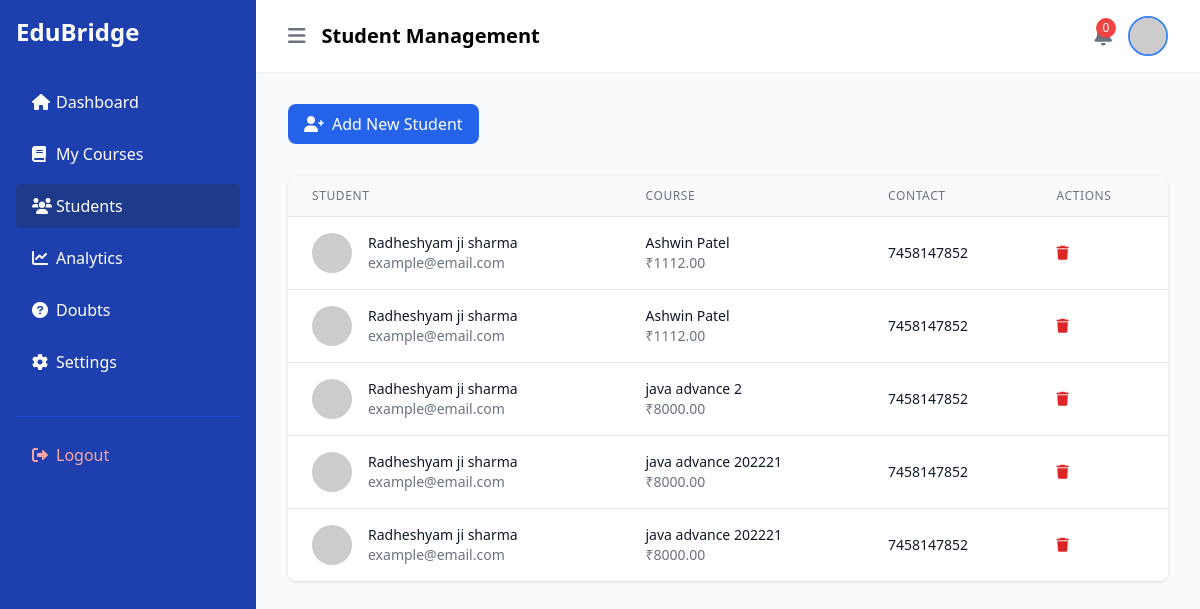
Page /teacher/teacher/students/ (signed in) on the committed database.
### Teacher/models.py (models this page shows, shortened)
class Student(models.Model):
    name = models.CharField(max_length=100)
    email = models.EmailField()
    phone = models.CharField(max_length=15)
    course = models.ForeignKey(Course, on_delete=models.CASCADE)
    teacher = models.ForeignKey(TeacherSignup, on_delete=models.CASCADE)
    created_at = models.DateTimeField(auto_now_add=True)

class Course(models.Model):
    teacher = models.ForeignKey(TeacherSignup, on_delete=models.CASCADE, related_name='courses')
    name = models.CharField(max_length=200)
    description = models.TextField()
    price = models.DecimalField(max_digits=10, decimal_places=2)
    created_at = models.DateTimeField(auto_now_add=True)

### Teacher/views.py (the view)
# urls.py: path('teacher/students/', views.student_management, name='student_management'),
@login_required
def student_management(request):
    try:
        teacher = request.user.teacher
        students = Student.objects.filter(course__teacher=teacher).order_by('-created_at')
        courses = Course.objects.filter(teacher=teacher)
        context = {
            'students': students,
            'courses': courses,
        }
        return render(request, 'Teacher/student_management.html', context)
    except TeacherSignup.DoesNotExist:
        messages.error(request, 'Teacher profile not found. Please complete your registration.')
        return redirect('teacher_signup')

### Teacher/templates/Teacher/student_management.html (shortened to what this page needs)
<!DOCTYPE html>
<html lang="en">
<head>
    <script src="https://cdn.tailwindcss.com"></script>
    <link href="https://cdnjs.cloudflare.com/ajax/libs/font-awesome/6.0.0/css/all.min.css" rel="stylesheet">
</head>
<body class="bg-gray-50">
    <div class="flex h-screen">
        <div class="w-64 bg-blue-800 text-white">
            <div class="p-4">
                <div class="text-2xl font-bold mb-8">EduBridge</div>
                <nav class="space-y-2">
                    <a href="{% url 'teacher_dashboard' %}"
                       class="flex items-center py-2.5 px-4 rounded transition duration-200 {% if request.resolver_match.url_name == 'teacher_dashboard' %}bg-blue-900{% else %}hover:bg-blue-700{% endif %}">
                        <i class="fas fa-home w-6"></i>
                        <span>Dashboard</span>
                    </a>
                    <a href="{% url 'course_listing' %}"
                       class="flex items-center py-2.5 px-4 rounded transition duration-200 {% if request.resolver_match.url_name == 'course_listing' %}bg-blue-900{% else %}hover:bg-blue-700{% endif %}">
                        <i class="fas fa-book w-6"></i>
                        <span>My Courses</span>
                    </a>
                    <a href="{% url 'student_management' %}"
                       class="flex items-center py-2.5 px-4 rounded transition duration-200 {% if request.resolver_match.url_name == 'student_management' %}bg-blue-900{% else %}hover:bg-blue-700{% endif %}">
                        <i class="fas fa-users w-6"></i>
                        <span>Students</span>
                    </a>
                    <a href="{% url 'analytics' %}"
                       class="flex items-center py-2.5 px-4 rounded transition duration-200 {% if request.resolver_match.url_name == 'analytics' %}bg-blue-900{% else %}hover:bg-blue-700{% endif %}">
                        <i class="fas fa-chart-line w-6"></i>
                        <span>Analytics</span>
                    </a>
                    <a href="{% url 'doubt' %}"
                       class="flex items-center py-2.5 px-4 rounded transition duration-200 {% if request.resolver_match.url_name == 'doubt' %}bg-blue-900{% else %}hover:bg-blue-700{% endif %}">
                        <i class="fas fa-question-circle w-6"></i>
                        <span>Doubts</span>
                    </a>
                    <a href="{% url 'settings' %}"
                       class="flex items-center py-2.5 px-4 rounded transition duration-200 {% if request.resolver_match.url_name == 'settings' %}bg-blue-900{% else %}hover:bg-blue-700{% endif %}">
                        <i class="fas fa-cog w-6"></i>
                        <span>Settings</span>
                    </a>
                </nav>
                <div class="mt-8 pt-4 border-t border-blue-700">
                    <a href="{% url 'teacher_logout' %}"
                       class="flex items-center py-2.5 px-4 rounded transition duration-200 text-red-300 hover:bg-red-900/50">
                        <i class="fas fa-sign-out-alt w-6"></i>
                        <span>Logout</span>
                    </a>
                </div>
            </div>
        </div>
        <div class="flex-1 overflow-auto">
            <div class="bg-white shadow-sm">
                <div class="flex justify-between items-center px-8 py-4">
                    <div class="flex items-center space-x-4">
                        <button onclick="toggleSidebar()" class="text-gray-500 hover:text-gray-600">
                            <i class="fas fa-bars text-xl"></i>
                        </button>
                        <h1 class="text-xl font-semibold">Student Management</h1>
                    </div>
                    <div class="flex items-center space-x-4">
                        <button onclick="toggleNotifications()" class="text-gray-500 hover:text-gray-600 relative">
                            <span class="absolute -top-1 -right-1 bg-red-500 text-white text-xs rounded-full h-5 w-5 flex items-center justify-center">0</span>
                        </button>
                        <div class="relative group">
                            <img src="https://ui-avatars.com/api/?name={{ request.user.teacher.name }}"
                                 alt="Profile" class="w-10 h-10 rounded-full border-2 border-blue-500">
                        </div>
                    </div>
                </div>
            </div>
            <div class="p-8">
                <div class="mb-8">
                    <button onclick="openModal('studentModal')"
                            class="bg-blue-600 text-white px-4 py-2 rounded-lg hover:bg-blue-700 transition-colors">
                        <i class="fas fa-user-plus mr-2"></i>Add New Student
                    </button>
                </div>
                <div class="bg-white rounded-lg shadow overflow-hidden">
                    <div class="overflow-x-auto">
                        <table class="min-w-full divide-y divide-gray-200">
                            <thead class="bg-gray-50">
                                <tr>
                                    <th class="px-6 py-3 text-left text-xs font-medium text-gray-500 uppercase tracking-wider">Student</th>
                                    <th class="px-6 py-3 text-left text-xs font-medium text-gray-500 uppercase tracking-wider">Course</th>
                                    <th class="px-6 py-3 text-left text-xs font-medium text-gray-500 uppercase tracking-wider">Contact</th>
                                    <th class="px-6 py-3 text-left text-xs font-medium text-gray-500 uppercase tracking-wider">Actions</th>
                                </tr>
                            </thead>
                            <tbody class="bg-white divide-y divide-gray-200">
                                {% if students %}
                                    {% for student in students %}
                                    <tr class="hover:bg-gray-50">
                                        <td class="px-6 py-4 whitespace-nowrap">
                                            <div class="flex items-center">
                                                <div class="flex-shrink-0 h-10 w-10">
                                                    <img class="h-10 w-10 rounded-full"
                                                         src="https://ui-avatars.com/api/?name={{ student.name }}"
                                                         alt="{{ student.name }}">
                                                </div>
                                                <div class="ml-4">
                                                    <div class="text-sm font-medium text-gray-900">{{ student.name }}</div>
                                                    <div class="text-sm text-gray-500">{{ student.email }}</div>
                                                </div>
                                            </div>
                                        </td>
                                        <td class="px-6 py-4 whitespace-nowrap">
                                            <div class="text-sm text-gray-900">{{ student.course.name }}</div>
                                            <div class="text-sm text-gray-500">₹{{ student.course.price }}</div>
                                        </td>
                                        <td class="px-6 py-4 whitespace-nowrap">
                                            <div class="text-sm text-gray-900">{{ student.phone }}</div>
                                        </td>
                                        <td class="px-6 py-4 whitespace-nowrap text-sm font-medium">
                                            <form method="post" action="{% url 'remove_student' student.id %}" class="inline">
                                                <button type="submit"
                                                        onclick="return confirm('Are you sure you want to remove this student?')"
                                                        class="text-red-600 hover:text-red-900">
                                                    <i class="fas fa-trash"></i>
                                                </button>
                                            </form>
                                        </td>
                                    </tr>
                                    {% endfor %}
                                {% else %}
                                    <tr>
                                        <td colspan="4" class="px-6 py-4 text-center text-gray-500">
                                            No students found. Add your first student!
                                        </td>
                                    </tr>
                                {% endif %}
                            </tbody>
                        </table>
                    </div>
                </div>
            </div>
        </div>
    </div>
</body>
</html>

### rows in the picture
Student: name "Radheshyam ji sharma", email "example@email.com", course.name "Ashwin Patel", course.price "1112.00", phone "7458147852"
Student: name "Radheshyam ji sharma", email "example@email.com", course.name "Ashwin Patel", course.price "1112.00", phone "7458147852"
Student: name "Radheshyam ji sharma", email "example@email.com", course.name "java advance 2", course.price "8000.00", phone "7458147852"
Student: name "Radheshyam ji sharma", email "example@email.com", course.name "java advance 202221", course.price "8000.00", phone "7458147852"
Student: name "Radheshyam ji sharma", email "example@email.com", course.name "java advance 202221", course.price "8000.00", phone "7458147852"
